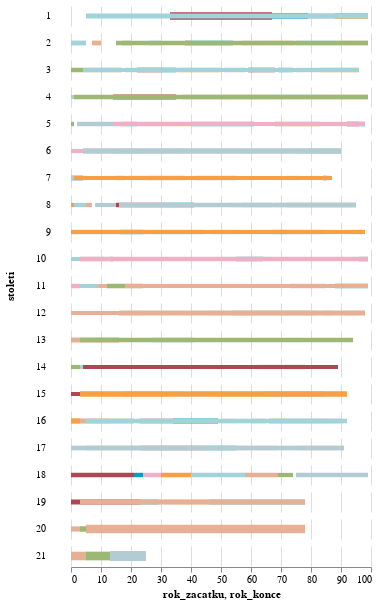

Notebook code cell kept with this figure:
### Code cell
alt.Chart(
    do_grafu_1.with_columns(pl.col("wikihesla").map_elements(len)).to_pandas()
).mark_line(
).encode(
    alt.X("rok_zacatku:Q"),
    alt.X2("rok_konce:Q"),
    alt.Color("jmeno:N", scale=alt.Scale(range=['#AF4752', '#01A1BC', '#F1AFC5', '#F89E43', '#A1D3D9', '#E6B095', '#9CB872', '#B3CBD2']), sort=poradi_papezu, legend=None),
    alt.Row('stoleti:N', header=alt.Header(labelOrient='left',labelAngle=0), spacing=5),
    alt.Size('wikihesla:Q', scale=alt.Scale(range=[0.01,10]), legend=None)
).configure_view(stroke='transparent')

### Figure 1 — Vega-Lite specification as saved in the notebook (floating-point values rounded to 4 significant figures; data arrays with more than 128 entries replaced by an {"elided": "..."} marker saying what was removed)
{"config": {"view": {"continuousWidth": 300, "continuousHeight": 300, "stroke": "transparent"}}, "data": {"name": "data-c392d8e11c4338baf5b09e9f57d685f6"}, "mark": {"type": "line"}, "encoding": {"color": {"field": "jmeno", "legend": null, "scale": {"range": ["#AF4752", "#01A1BC", "#F1AFC5", "#F89E43", "#A1D3D9", "#E6B095", "#9CB872", "#B3CBD2"]}, "sort": {"elided": "265 str values"}, "type": "nominal"}, "row": {"field": "stoleti", "header": {"labelAngle": 0, "labelOrient": "left"}, "spacing": 5, "type": "nominal"}, "size": {"field": "wikihesla", "legend": null, "scale": {"range": [0.01, 10]}, "type": "quantitative"}, "x": {"field": "rok_zacatku", "type": "quantitative"}, "x2": {"field": "rok_konce"}}, "$schema": "https://vega.github.io/schema/vega-lite/v5.8.0.json", "datasets": {"data-c392d8e11c4338baf5b09e9f57d685f6": {"elided": "284 records"}}}
